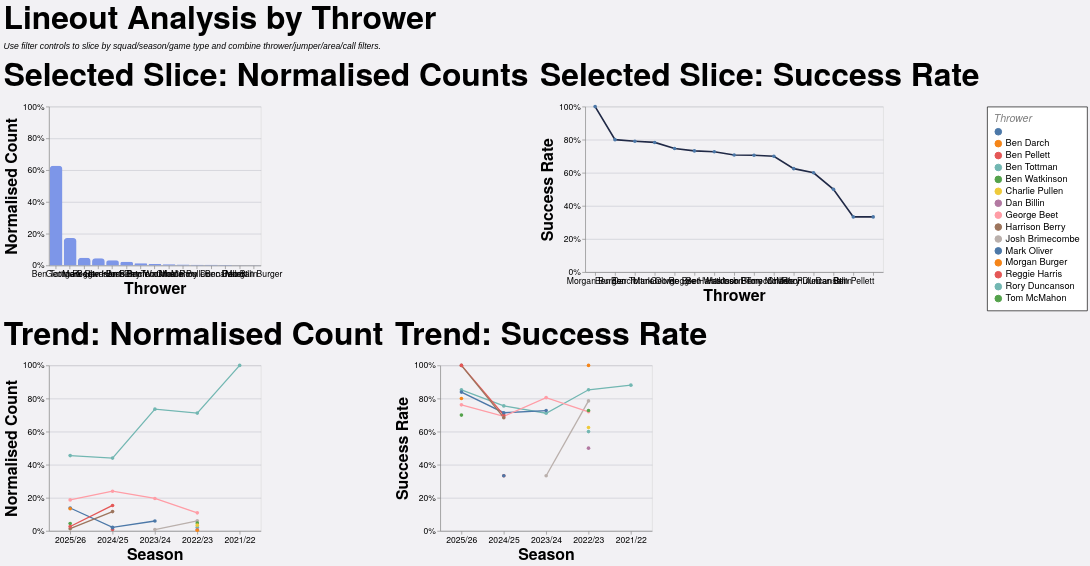

Vega-Lite specification stored for this chart:
### Vega-Lite specification from a JSON file in a GitHub repository (floating-point values rounded to 4 significant figures; data arrays with more than 128 entries replaced by an {"elided": "..."} marker saying what was removed)
{"config": {"axis": {"labelFont": "PT Sans Narrow, Helvetica Neue, Helvetica, Arial, sans-serif", "titleFont": "PT Sans Narrow, Helvetica Neue, Helvetica, Arial, sans-serif", "labelFontSize": 13, "titleFontSize": 24, "gridColor": "#202947", "gridOpacity": 0.2}, "text": {"font": "Lato, sans-serif"}, "bar": {"cornerRadiusEnd": 5}, "header": {"labelFont": "PT Sans Narrow, Helvetica Neue, Helvetica, Arial, sans-serif", "titleFont": "PT Sans Narrow, Helvetica Neue, Helvetica, Arial, sans-serif", "labelFontSize": 24, "titleFontSize": 28, "labelFontWeight": "bold", "orient": "left"}, "legend": {"labelFont": "PT Sans Narrow, Helvetica Neue, Helvetica, Arial, sans-serif", "titleFont": "PT Sans Narrow, Helvetica Neue, Helvetica, Arial, sans-serif", "labelFontSize": 14, "titleFontSize": 16, "titlePadding": 5, "fillColor": "white", "strokeColor": "black", "padding": 10, "titleFontWeight": "lighter", "titleFontStyle": "italic", "titleColor": "gray", "offset": 10}, "title": {"font": "PT Sans Narrow, Helvetica Neue, Helvetica, Arial, sans-serif", "fontSize": 48, "fontWeight": "bold", "anchor": "start", "align": "center", "titlePadding": 20, "subtitlePadding": 10, "subtitleFontSize": 13, "subtitleColor": "", "subtitleFontStyle": "italic", "offset": 15, "color": "black"}, "axisX": {"labelAngle": 0}, "facet": {"title": null, "header": null, "align": {"row": "each", "column": "each"}}, "resolve": {"scale": {"y": "independent", "facet": "independent"}}, "background": "#f2f1f4", "scale": {"offsetBandPaddingOuter": 0.2, "offsetBandPaddingInner": 0.1}}, "vconcat": [{"hconcat": [{"mark": {"type": "bar", "color": "#7d96e8"}, "encoding": {"tooltip": [{"field": "thrower", "title": "Thrower", "type": "nominal"}, {"field": "attempts", "format": ",.0f", "title": "Lineouts", "type": "quantitative"}, {"field": "share", "format": ".1%", "title": "Normalised Count", "type": "quantitative"}], "x": {"field": "thrower", "sort": "-y", "title": "Thrower", "type": "nominal"}, "y": {"axis": {"format": "%"}, "field": "share", "scale": {"domain": [0, 1]}, "title": "Normalised Count", "type": "quantitative"}}, "height": 240, "title": "Selected Slice: Normalised Counts", "transform": [{"filter": "(loSquad == 'All' || datum.squad == loSquad) && (loGameType == 'All' || (loGameType == 'League + Cup' && (datum.game_type == 'League' || datum.game_type == 'Cup')) || (loGameType == 'League only' && datum.game_type == 'League') || datum.game_type == loGameType) && (loOpposition == 'All' || datum.opposition == loOpposition) && (loThrower == 'All' || datum.thrower == loThrower) && (loJumper == 'All' || datum.jumper == loJumper) && (loArea == 'All' || datum.area == loArea) && (loNumbers == 'All' || datum.numbers == loNumbers) && (loCall == 'All' || datum.call == loCall) && (loCallType == 'All' || datum.call_type == loCallType)"}, {"filter": "(loSeason == 'All' || datum.season == loSeason)"}, {"aggregate": [{"op": "count", "as": "attempts"}, {"op": "sum", "field": "won", "as": "won"}], "groupby": ["thrower"]}, {"joinaggregate": [{"op": "sum", "field": "attempts", "as": "total_attempts"}]}, {"calculate": "datum.attempts / datum.total_attempts", "as": "share"}, {"calculate": "datum.won / datum.attempts", "as": "success_rate"}], "width": 320}, {"mark": {"type": "line", "color": "#202946", "point": true, "strokeWidth": 2.5}, "encoding": {"tooltip": [{"field": "thrower", "title": "Thrower", "type": "nominal"}, {"field": "won", "format": ",.0f", "title": "Won", "type": "quantitative"}, {"field": "attempts", "format": ",.0f", "title": "Lineouts", "type": "quantitative"}, {"field": "success_rate", "format": ".1%", "title": "Success Rate", "type": "quantitative"}], "x": {"field": "thrower", "sort": "-y", "title": "Thrower", "type": "nominal"}, "y": {"axis": {"format": "%"}, "field": "success_rate", "scale": {"domain": [0, 1]}, "title": "Success Rate", "type": "quantitative"}}, "height": 250, "title": "Selected Slice: Success Rate", "transform": [{"filter": "(loSquad == 'All' || datum.squad == loSquad) && (loGameType == 'All' || (loGameType == 'League + Cup' && (datum.game_type == 'League' || datum.game_type == 'Cup')) || (loGameType == 'League only' && datum.game_type == 'League') || datum.game_type == loGameType) && (loOpposition == 'All' || datum.opposition == loOpposition) && (loThrower == 'All' || datum.thrower == loThrower) && (loJumper == 'All' || datum.jumper == loJumper) && (loArea == 'All' || datum.area == loArea) && (loNumbers == 'All' || datum.numbers == loNumbers) && (loCall == 'All' || datum.call == loCall) && (loCallType == 'All' || datum.call_type == loCallType)"}, {"filter": "(loSeason == 'All' || datum.season == loSeason)"}, {"aggregate": [{"op": "count", "as": "attempts"}, {"op": "sum", "field": "won", "as": "won"}], "groupby": ["thrower"]}, {"joinaggregate": [{"op": "sum", "field": "attempts", "as": "total_attempts"}]}, {"calculate": "datum.attempts / datum.total_attempts", "as": "share"}, {"calculate": "datum.won / datum.attempts", "as": "success_rate"}], "width": {"step": 30}}], "spacing": 16}, {"hconcat": [{"mark": {"type": "line", "point": true, "strokeWidth": 2}, "encoding": {"color": {"field": "thrower", "title": "Thrower", "type": "nominal"}, "tooltip": [{"field": "season", "title": "Season", "type": "nominal"}, {"field": "thrower", "title": "Thrower", "type": "nominal"}, {"field": "attempts", "format": ",.0f", "title": "Lineouts", "type": "quantitative"}, {"field": "norm_count", "format": ".1%", "title": "Normalised Count", "type": "quantitative"}], "x": {"field": "season", "sort": "-x", "title": "Season", "type": "nominal"}, "y": {"axis": {"format": "%"}, "field": "norm_count", "scale": {"domain": [0, 1]}, "title": "Normalised Count", "type": "quantitative"}}, "height": 250, "title": "Trend: Normalised Count", "transform": [{"filter": "(loSquad == 'All' || datum.squad == loSquad) && (loGameType == 'All' || (loGameType == 'League + Cup' && (datum.game_type == 'League' || datum.game_type == 'Cup')) || (loGameType == 'League only' && datum.game_type == 'League') || datum.game_type == loGameType) && (loOpposition == 'All' || datum.opposition == loOpposition) && (loThrower == 'All' || datum.thrower == loThrower) && (loJumper == 'All' || datum.jumper == loJumper) && (loArea == 'All' || datum.area == loArea) && (loNumbers == 'All' || datum.numbers == loNumbers) && (loCall == 'All' || datum.call == loCall) && (loCallType == 'All' || datum.call_type == loCallType)"}, {"aggregate": [{"op": "count", "as": "attempts"}, {"op": "sum", "field": "won", "as": "won"}], "groupby": ["season", "thrower"]}, {"joinaggregate": [{"op": "sum", "field": "attempts", "as": "season_attempts"}], "groupby": ["season"]}, {"calculate": "datum.attempts / datum.season_attempts", "as": "norm_count"}, {"calculate": "datum.won / datum.attempts", "as": "success_rate"}], "width": 320}, {"mark": {"type": "line", "point": true, "strokeWidth": 2}, "encoding": {"color": {"field": "thrower", "title": "Thrower", "type": "nominal"}, "tooltip": [{"field": "season", "title": "Season", "type": "nominal"}, {"field": "thrower", "title": "Thrower", "type": "nominal"}, {"field": "won", "format": ",.0f", "title": "Won", "type": "quantitative"}, {"field": "attempts", "format": ",.0f", "title": "Lineouts", "type": "quantitative"}, {"field": "success_rate", "format": ".1%", "title": "Success Rate", "type": "quantitative"}], "x": {"field": "season", "sort": "-x", "title": "Season", "type": "nominal"}, "y": {"axis": {"format": "%"}, "field": "success_rate", "scale": {"domain": [0, 1]}, "title": "Success Rate", "type": "quantitative"}}, "height": 250, "title": "Trend: Success Rate", "transform": [{"filter": "(loSquad == 'All' || datum.squad == loSquad) && (loGameType == 'All' || (loGameType == 'League + Cup' && (datum.game_type == 'League' || datum.game_type == 'Cup')) || (loGameType == 'League only' && datum.game_type == 'League') || datum.game_type == loGameType) && (loOpposition == 'All' || datum.opposition == loOpposition) && (loThrower == 'All' || datum.thrower == loThrower) && (loJumper == 'All' || datum.jumper == loJumper) && (loArea == 'All' || datum.area == loArea) && (loNumbers == 'All' || datum.numbers == loNumbers) && (loCall == 'All' || datum.call == loCall) && (loCallType == 'All' || datum.call_type == loCallType)"}, {"aggregate": [{"op": "count", "as": "attempts"}, {"op": "sum", "field": "won", "as": "won"}], "groupby": ["season", "thrower"]}, {"joinaggregate": [{"op": "sum", "field": "attempts", "as": "season_attempts"}], "groupby": ["season"]}, {"calculate": "datum.attempts / datum.season_attempts", "as": "norm_count"}, {"calculate": "datum.won / datum.attempts", "as": "success_rate"}], "width": 320}], "spacing": 16}], "data": {"name": "data-4985c039c59c792a4440ce0b38e37db2"}, "params": [{"name": "loSquad", "value": "All"}, {"name": "loSeason", "value": "All"}, {"name": "loGameType", "value": "All"}, {"name": "loOpposition", "value": "All"}, {"name": "loThrower", "value": "All"}, {"name": "loJumper", "value": "All"}, {"name": "loArea", "value": "All"}, {"name": "loNumbers", "value": "All"}, {"name": "loCall", "value": "All"}, {"name": "loCallType", "value": "All"}], "spacing": 22, "title": {"text": "Lineout Analysis by Thrower", "subtitle": "Use filter controls to slice by squad/season/game type and combine thrower/jumper/area/call filters."}, "$schema": "https://vega.github.io/schema/vega-lite/v5.20.1.json", "datasets": {"data-4985c039c59c792a4440ce0b38e37db2": {"elided": "1254 records"}}}
